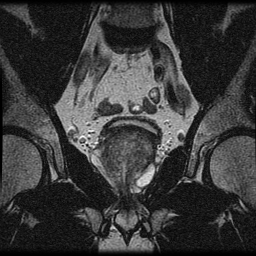
%> input picture img-training/prueba1.png, 256 x 256 px
$ octave prueba.m   (GNU Octave 9; MATLAB toolbox functions it lacks are replaced by stand-ins)
%> lines starting %> are read from the running program, lines starting %| are printed output that depends on the picture
### getMask.m

function mask = getMask(imagen)
    % Obtenemos las m醩caras para cada clase
    figure();
    imshow(imagen,[]);
    d = imfreehand; wait(d);
    mask  = createMask(d);
    imshow(mask,[]);
end

### prueba.m
% Obtenemos las im醙enes de entrenamiento
entre1 = mat2gray(imread("prueba1.png"));
%> entre1: size 256x256 double; min 0, max 1, mean 0.224
entre2 = mat2gray(imread("prueba2.png"));
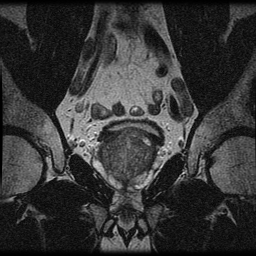
%> input picture img-training/prueba2.png, 256 x 256 px
%> entre2: size 256x256 double; min 0, max 1, mean 0.214
entre3 = mat2gray(imread("prueba3.png"));
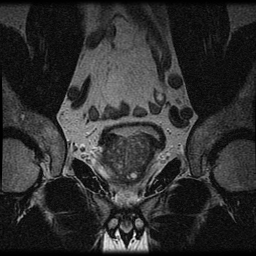
%> input picture img-training/prueba3.png, 256 x 256 px
%> entre3: size 256x256 double; min 0, max 1, mean 0.186
%> the run ends on the next line

% Calculamos las probabilidades de cada clase
% a partir de la m醩cara obtenida de cada entrenamiento
Halo1 = getMask(entre1);
